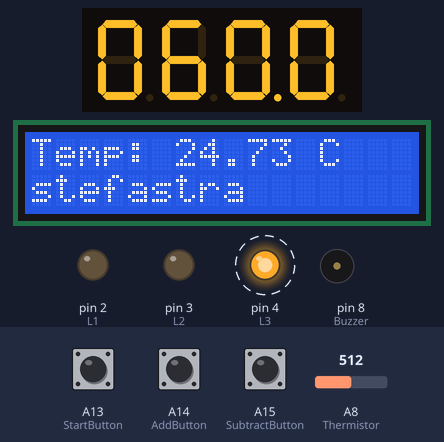
Recording of a sketch running on a simulated Arduino Mega 2560, built with avr-gcc and run on an emulated ATmega2560. Shown: 4-digit seven-segment display, 16×2 character LCD, output pins drawn as LEDs (lit = HIGH), buzzer (waves = sounding). Dashed ring = blinking. The test bench sets the inputs (shaded band); at power-on: A14 (AddButton) HIGH, A8 (Thermistor) = 512, A13 (StartButton) HIGH, A15 (SubtractButton) HIGH.

Above: at 1.2 s.
1.3 s: A14 (AddButton) pulled LOW for 0.15 s
At 1.97 s:
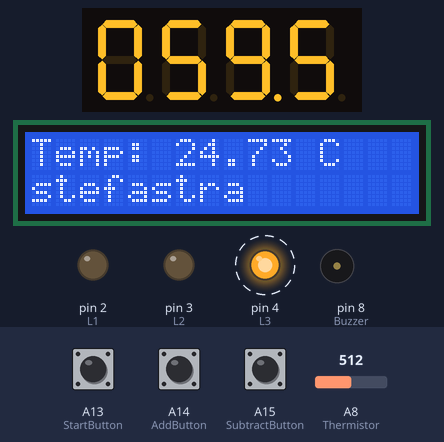
2.0 s: A8 (Thermistor) set to 306
At 2.22 s:
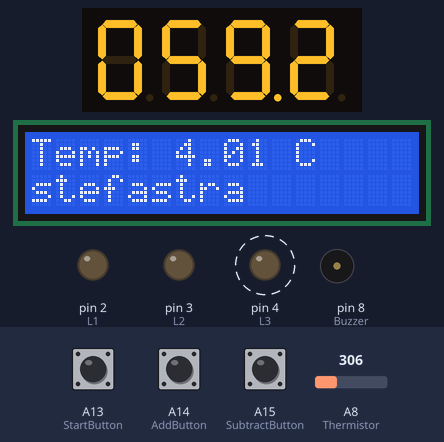
3.8 s: A13 (StartButton) pulled LOW for 1 s
At 4.08 s:
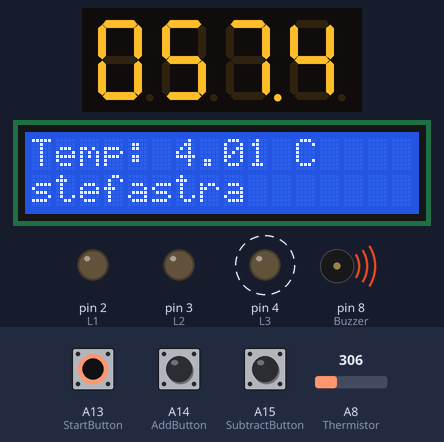
5.4 s: A14 (AddButton) pulled LOW for 1 s
At 5.77 s:
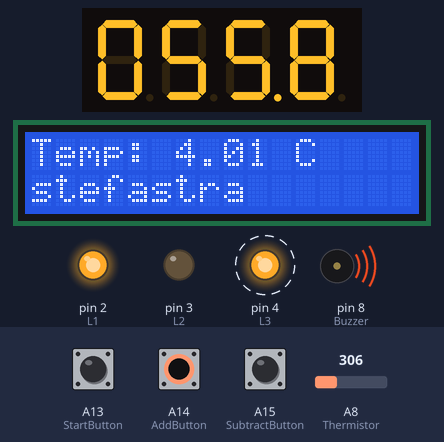
7.0 s: A8 (Thermistor) set to 122
At 7.62 s:
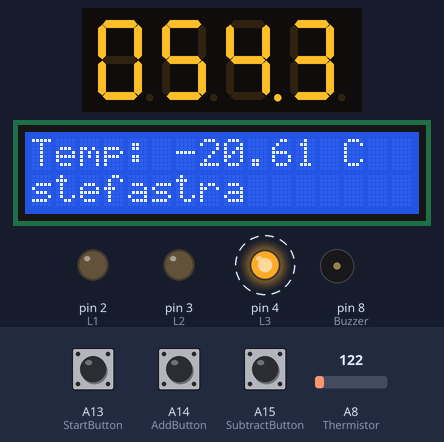
8.7 s: A15 (SubtractButton) pulled LOW for 0.15 s
At 9.23 s:
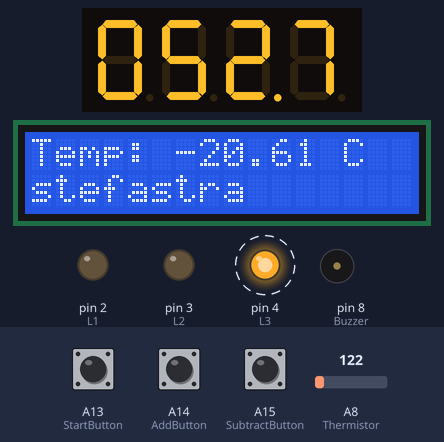
Timing chart, 0 to 53.6 s (numbered marks = the images above; inputs shaded):
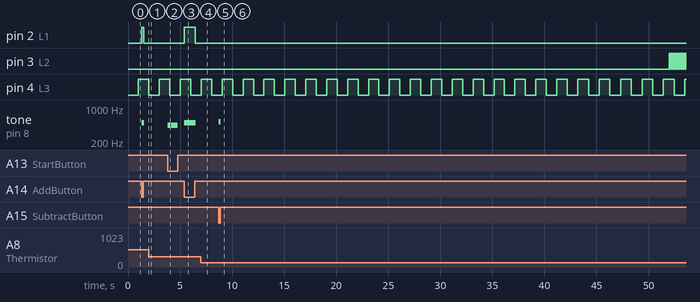

Measured:
- after the input at 1.3 s, pin 2 (L1): LOW → HIGH at once, → LOW 0.19 s later; tone on pin 8 (Buzzer): silent → 494 Hz at once, → silent 0.24 s later; the display: first changes after 0.20 s (image 1 shows a later state)
- after the input at 3.8 s, tone on pin 8 (Buzzer): alternates 440 Hz for 0.10 s and silent for 0.01 s, 18 changes in all, then stays silent, starting at once
- after the input at 5.4 s, pin 2 (L1): LOW → HIGH at once, → LOW 1.1 s later; tone on pin 8 (Buzzer): silent → 494 Hz at once, → silent 1.1 s later
- after the input at 8.7 s, tone on pin 8 (Buzzer): alternates 523 Hz for 0.10 s and silent for 0.01 s, 4 changes in all, then stays silent, starting at once
- by itself, pin 4 (L3): alternates HIGH for 1.0 s and LOW for 1.0 s

The sketch:

embedded.ino
```cpp
#include <Wire.h>
#include <LiquidCrystal_I2C.h>
#include <SevSeg.h>

LiquidCrystal_I2C lcd(0x27,16,2);  // set the LCD address to 0x27 for a 16 chars and 2 line display

int L1 = 2;
int L2 = 3;
int L3 = 4;
int Thermistor = A8;
int Buzzer = 8;
int StartButton = A13;
int AddButton = A14;
int SubtractButton = A15;
int Vo;
float R1 = 10000;
float logR2, R2, T;
float c1 = 1.009249522e-03, c2 = 2.378405444e-04, c3 = 2.019202697e-07;
SevSeg sevseg;

unsigned long ledPreviousMillis = 0;  // millis for blinking LED
unsigned long ledPreviousMillis2 = 0; // millis for timer function LED
unsigned long ledIndicatorMillis = 0; // millis for indicator LED
unsigned long lcdMillis = 0; // millis for LCD
int indicatorState = LOW;
const long interval = 1000;
int ledState = LOW;
int led2State = LOW;
int alarmState = LOW;

int deciSeconds = 600;
bool running = false;

void setup(){
  Serial.begin(2000000);
  pinMode(Thermistor, INPUT);
  pinMode(Buzzer, INPUT);
  pinMode(StartButton, INPUT);
  pinMode(AddButton, INPUT);
  pinMode(SubtractButton, INPUT);

  pinMode(L1, OUTPUT);
  pinMode(L2, OUTPUT);
  pinMode(L3, OUTPUT);

  byte numDigits = 4;
  byte digitPins[] = {33, 32, 31, 30};
  byte segmentPins[] = {22, 23, 24, 25, 26, 27, 28, 29};
  bool resistorsOnSegments = true; // 'false' means resistors are on digit pins
  byte hardwareConfig = COMMON_ANODE; // See README.md for options
  bool updateWithDelays = true; // Default 'false' is Recommended
  bool leadingZeros = true; // Use 'true' if you'd like to keep the leading zeros
  bool disableDecPoint = false; // Use 'true' if your decimal point doesn't exist or isn't connected

  sevseg.begin(hardwareConfig, numDigits, digitPins, segmentPins, resistorsOnSegments,
  updateWithDelays, leadingZeros, disableDecPoint);
  sevseg.setBrightness(90);

  lcd.init();
  lcd.backlight();
  lcd.setCursor(0,1);
  lcd.print("stefastra");
}

void loop(){
  unsigned long currentMillis = millis();
  if (currentMillis - ledPreviousMillis >= interval) {
    ledPreviousMillis = currentMillis;

    if (ledState == LOW) {
      ledState = HIGH;
    } else {
      ledState = LOW;
    }

    digitalWrite(L3, ledState);
  }


  Vo = analogRead(Thermistor);
  R2 = R1 * (1023.0 / (float)Vo - 1.0);
  logR2 = log(R2);
  T = (1.0 / (c1 + c2*logR2 + c3*logR2*logR2*logR2));
  T = T - 273.15;

    // subtract button
  if (digitalRead(A13) == LOW) {
    tone(Buzzer, 440, 100); // play tone 57 (A4 = 440 Hz)
    indicatorState = HIGH;
    ledIndicatorMillis = millis();
    if(!running && deciSeconds - 100 > 0){
      deciSeconds = deciSeconds - 100;
    }
    delay(100);
  }


  // start/stop button
  if (digitalRead(A14) == LOW) {
    tone(Buzzer, 494, 100); // play tone 59 (B4 = 494 Hz)
    indicatorState = HIGH;
    ledIndicatorMillis = millis();
    if(!running){
      running = true;
    }else{
      running = false;
    }
  }

  // add button
  if (digitalRead(A15) == LOW) {
    tone(Buzzer, 523, 100); // play tone 60 (C5 = 523 Hz)
    indicatorState = HIGH;
    ledIndicatorMillis = millis();
    if(!running && deciSeconds + 100 <= 6000){ //6000 deciseconds is 10 minutes
      deciSeconds = deciSeconds + 100;
    }
    delay(100);
  }

  if(millis() - ledIndicatorMillis > 50){
    indicatorState = LOW;
  }
    digitalWrite(L1, indicatorState);

  static unsigned long timer = millis();
  if (millis() - timer >= 100) {
    timer += 100;
    if(running){
      deciSeconds--; // 100 milliSeconds is equal to 1 deciSecond
    if (deciSeconds / 100 == 0){
    if (led2State == LOW) {
      led2State = HIGH;
        } else {
      led2State = LOW;
        }
        digitalWrite(L2,led2State);
      }
    }
    digitalWrite(L3, ledState);
    if (deciSeconds <= 0) { // time is up
      deciSeconds=0;
      tone(Buzzer, 523, 100);
      delay(300);
      running = false;

      unsigned long currentMillis = millis();
        if (currentMillis - ledPreviousMillis2 >= interval) {
      ledPreviousMillis = currentMillis;

        if (alarmState == LOW) {
          alarmState = HIGH;
      } else {
          alarmState = LOW;
      }

    digitalWrite(L2, led2State);
    digitalWrite(L3, ledState);
  }
    }
    sevseg.setNumber(deciSeconds, 1);
  }
  if(millis() - lcdMillis > 1000){
    lcd.clear();
    lcd.print("Temp: ");
    lcd.print(T);
    lcd.print(" C");
    lcd.setCursor(0,1);
    lcd.print("stefastra");
    lcdMillis = millis();
    }

  sevseg.refreshDisplay();
}
```
